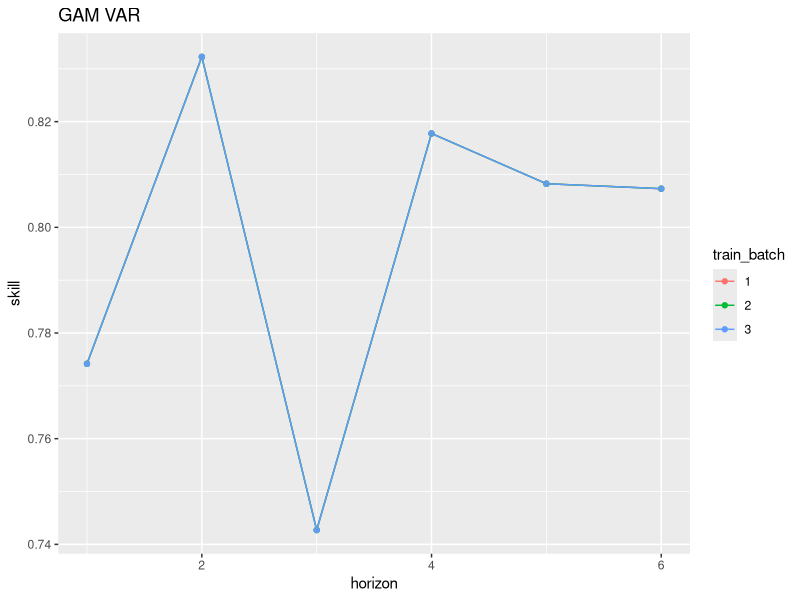

This figure's R source: (Note: this script raises an error after producing the figure.)
library(dplyr)
library(ggplot2)
library(patchwork)

skills = read.csv("./case_study/model_outputs/model_skills.csv", stringsAsFactors = FALSE)
skills$train_batch = as.factor(skills$train_batch)

plot_skills_by_start = function(data, sp){
p1 =  ggplot(data = filter(data, species == sp & model_type == "gam_var_scores"), aes(horizon, skill, color=train_batch)) + 
  geom_point() + geom_line() + ggtitle("GAM VAR")
p2 =  ggplot(data = filter(data, species == sp & model_type == "gam_ar_scores"), aes(horizon, skill, color=train_batch)) + 
  geom_point() + geom_line() + ggtitle("GAM AR")
p3 = ggplot(data = filter(data, species == sp & model_type == "ar_scores"), aes(horizon, skill, color=train_batch)) + 
  geom_point() + geom_line() + ggtitle("AR")
# p4 = ggplot(data = filter(data, species == sp & model_type == "linear_mintemp_scores"), aes(horizon, skill, color=train_batch)) + 
#   geom_point() + geom_line() + ggtitle("Linear Mintemp")

patchwork = (p1 | p2 | p3)
patchwork + plot_annotation(title = sp)
}
sp = "DM"
data1 = read.csv("./case_study/model_skills.csv", stringsAsFactors = FALSE)
data1$train_batch = as.factor(data1$train_batch)
p1 =  ggplot(data = filter(data1, species == sp & model_type == "gam_var_scores"), aes(horizon, skill, color=train_batch)) + 
  geom_point() + geom_line() + ggtitle("GAM VAR")
p2 =  ggplot(data = filter(data, species == sp & model_type == "gam_ar_scores"), aes(horizon, skill, color=train_batch)) + 
  geom_point() + geom_line() + ggtitle("GAM AR")
p3 = ggplot(data = filter(data, species == sp & model_type == "ar_scores"), aes(horizon, skill, color=train_batch)) + 
  geom_point() + geom_line() + ggtitle("AR")
patchwork = (p1 | p2 | p3)
patchwork + plot_annotation(title = sp)
p1
plot_skills_by_start(skills, "DM")

data = skills |> group_by(model_type, species, horizon) |> summarise(mean_skill = mean(skill), 
                                                                   sd_value = sd(skill))

# plot skill for batches by horizon - still in progress
data = skills
sp = "DM"
species_gamvar = data |> filter(species == sp & model_type == "gam_var_scores")
ggplot(data = species_gamvar, aes(horizon, skill, color=train_batch)) + 
  geom_point() + geom_line() + ggtitle("GAM VAR")

p2 =  ggplot(data = filter(data, species == sp & model_type == "gam_ar_scores"), aes(horizon, skill, color=train_batch)) + 
  geom_point() + geom_line() + ggtitle("GAM AR")
p3 = ggplot(data = filter(data, species == sp & model_type == "ar_scores"), aes(horizon, skill, color=train_batch)) + 
  geom_point() + geom_line() + ggtitle("AR")
